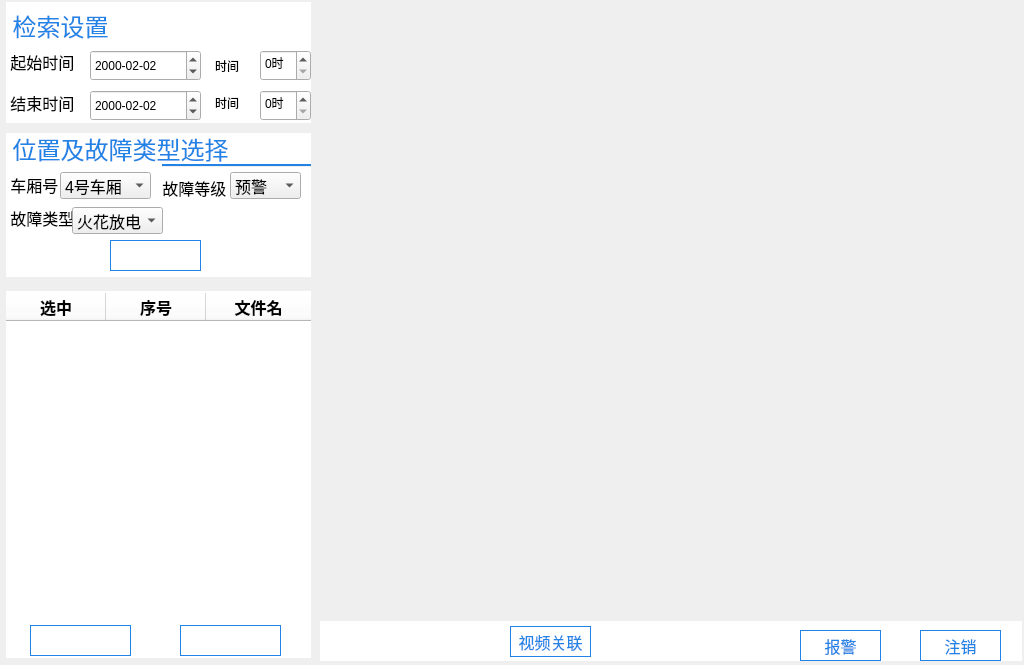
<?xml version="1.0" encoding="UTF-8"?>
<ui version="4.0">
 <class>inteAnalyWidget</class>
 <widget class="QWidget" name="inteAnalyWidget">
  <property name="geometry">
   <rect>
    <x>0</x>
    <y>0</y>
    <width>1024</width>
    <height>665</height>
   </rect>
  </property>
  <property name="windowTitle">
   <string>Form</string>
  </property>
  <widget class="QLabel" name="label_9">
   <property name="geometry">
    <rect>
     <x>6</x>
     <y>246</y>
     <width>305</width>
     <height>31</height>
    </rect>
   </property>
   <property name="font">
    <font>
     <pointsize>15</pointsize>
    </font>
   </property>
   <property name="styleSheet">
    <string notr="true"> #label_9 { 
	color: rgb(33, 131, 229);
    background-color: rgb(255, 255, 255);
  } 
 #label_9 * { 
     background-color:; 
 }</string>
   </property>
   <property name="text">
    <string/>
   </property>
  </widget>
  <widget class="QDateTimeEdit" name="dateTimeEdit_2">
   <property name="geometry">
    <rect>
     <x>90</x>
     <y>90</y>
     <width>194</width>
     <height>27</height>
    </rect>
   </property>
   <property name="locale">
    <locale language="Chinese" country="China"/>
   </property>
   <property name="buttonSymbols">
    <enum>QAbstractSpinBox::PlusMinus</enum>
   </property>
   <property name="dateTime">
    <datetime>
     <hour>0</hour>
     <minute>0</minute>
     <second>0</second>
     <year>2016</year>
     <month>1</month>
     <day>1</day>
    </datetime>
   </property>
  </widget>
  <widget class="Line" name="line_6">
   <property name="geometry">
    <rect>
     <x>6</x>
     <y>164</y>
     <width>305</width>
     <height>2</height>
    </rect>
   </property>
   <property name="styleSheet">
    <string notr="true">border-top: 1px solid  rgb(33, 131, 229); 
background-color: rgb(33, 131, 229); </string>
   </property>
   <property name="orientation">
    <enum>Qt::Horizontal</enum>
   </property>
  </widget>
  <widget class="QLabel" name="label_11">
   <property name="geometry">
    <rect>
     <x>6</x>
     <y>620</y>
     <width>305</width>
     <height>38</height>
    </rect>
   </property>
   <property name="font">
    <font>
     <pointsize>15</pointsize>
    </font>
   </property>
   <property name="styleSheet">
    <string notr="true"> #label_11 { 
    background-color: rgb(255, 255, 255);
  } 
 #label_11 * { 
     background-color:; 
 }</string>
   </property>
   <property name="text">
    <string/>
   </property>
  </widget>
  <widget class="QPushButton" name="pushButton_15">
   <property name="geometry">
    <rect>
     <x>110</x>
     <y>240</y>
     <width>91</width>
     <height>31</height>
    </rect>
   </property>
   <property name="font">
    <font>
     <pointsize>12</pointsize>
    </font>
   </property>
   <property name="styleSheet">
    <string notr="true">color: rgb(255, 255, 255);
background-image: url(:/res/anniubk.png);
border-color: rgb(33, 131, 229);
border-width: 1px;
border-style: solid;</string>
   </property>
   <property name="text">
    <string>查询</string>
   </property>
  </widget>
  <widget class="QComboBox" name="comboBox_4">
   <property name="geometry">
    <rect>
     <x>230</x>
     <y>172</y>
     <width>71</width>
     <height>27</height>
    </rect>
   </property>
   <property name="font">
    <font>
     <pointsize>12</pointsize>
    </font>
   </property>
   <item>
    <property name="text">
     <string>预警</string>
    </property>
   </item>
   <item>
    <property name="text">
     <string>告警</string>
    </property>
   </item>
   <item>
    <property name="text">
     <string>报警</string>
    </property>
   </item>
  </widget>
  <widget class="QPushButton" name="pushButton_32">
   <property name="geometry">
    <rect>
     <x>740</x>
     <y>626</y>
     <width>81</width>
     <height>31</height>
    </rect>
   </property>
   <property name="font">
    <font>
     <pointsize>12</pointsize>
    </font>
   </property>
   <property name="styleSheet">
    <string notr="true">color: rgb(33, 131, 229);
border-color: rgb(33, 131, 229);
border-width: 1px;
border-style: solid;</string>
   </property>
   <property name="text">
    <string>报警</string>
   </property>
  </widget>
  <widget class="QLabel" name="label_3">
   <property name="geometry">
    <rect>
     <x>6</x>
     <y>41</y>
     <width>305</width>
     <height>41</height>
    </rect>
   </property>
   <property name="font">
    <font>
     <pointsize>12</pointsize>
    </font>
   </property>
   <property name="styleSheet">
    <string notr="true"> #label_3 { 
	color: rgb(0, 0, 0);
    background-color: rgb(255, 255, 255);
  } 
 #label_3 * { 
     background-color:; 
 }</string>
   </property>
   <property name="text">
    <string> 起始时间</string>
   </property>
  </widget>
  <widget class="QComboBox" name="comboBox">
   <property name="geometry">
    <rect>
     <x>6</x>
     <y>170</y>
     <width>91</width>
     <height>27</height>
    </rect>
   </property>
   <item>
    <property name="text">
     <string>4号车厢</string>
    </property>
   </item>
   <item>
    <property name="text">
     <string>5号车厢</string>
    </property>
   </item>
  </widget>
  <widget class="QComboBox" name="comboBox_3">
   <property name="geometry">
    <rect>
     <x>60</x>
     <y>172</y>
     <width>91</width>
     <height>27</height>
    </rect>
   </property>
   <property name="font">
    <font>
     <pointsize>12</pointsize>
    </font>
   </property>
   <item>
    <property name="text">
     <string>4号车厢</string>
    </property>
   </item>
   <item>
    <property name="text">
     <string>5号车厢</string>
    </property>
   </item>
  </widget>
  <widget class="Line" name="line_4">
   <property name="geometry">
    <rect>
     <x>6</x>
     <y>667</y>
     <width>311</width>
     <height>2</height>
    </rect>
   </property>
   <property name="styleSheet">
    <string notr="true">border-top: 1px solid  rgb(33, 131, 229); 
background-color: rgb(33, 131, 229); </string>
   </property>
   <property name="orientation">
    <enum>Qt::Horizontal</enum>
   </property>
  </widget>
  <widget class="QPushButton" name="pushButton_8">
   <property name="geometry">
    <rect>
     <x>30</x>
     <y>625</y>
     <width>101</width>
     <height>31</height>
    </rect>
   </property>
   <property name="font">
    <font>
     <pointsize>12</pointsize>
    </font>
   </property>
   <property name="styleSheet">
    <string notr="true">color: rgb(255, 255, 255);
background-image: url(:/res/anniubk.png);
border-color: rgb(33, 131, 229);
border-width: 1px;
border-style: solid;</string>
   </property>
   <property name="text">
    <string>故障图片下载</string>
   </property>
  </widget>
  <widget class="QLabel" name="label_13">
   <property name="geometry">
    <rect>
     <x>320</x>
     <y>621</y>
     <width>702</width>
     <height>40</height>
    </rect>
   </property>
   <property name="font">
    <font>
     <pointsize>15</pointsize>
    </font>
   </property>
   <property name="styleSheet">
    <string notr="true">background-color: rgb(255, 255, 255);
</string>
   </property>
   <property name="text">
    <string/>
   </property>
  </widget>
  <widget class="QLabel" name="label_6">
   <property name="geometry">
    <rect>
     <x>6</x>
     <y>164</y>
     <width>156</width>
     <height>41</height>
    </rect>
   </property>
   <property name="font">
    <font>
     <pointsize>12</pointsize>
    </font>
   </property>
   <property name="styleSheet">
    <string notr="true"> #label_6 { 
	color: rgb(0, 0, 0);
    background-color: rgb(255, 255, 255);
  } 
 #label_6 * { 
     background-color:; 
 }</string>
   </property>
   <property name="text">
    <string> 车厢号</string>
   </property>
  </widget>
  <widget class="Line" name="line_5">
   <property name="geometry">
    <rect>
     <x>6</x>
     <y>291</y>
     <width>305</width>
     <height>2</height>
    </rect>
   </property>
   <property name="styleSheet">
    <string notr="true">border-top: 1px solid  rgb(33, 131, 229); 
background-color: rgb(33, 131, 229); </string>
   </property>
   <property name="orientation">
    <enum>Qt::Horizontal</enum>
   </property>
  </widget>
  <widget class="QPushButton" name="pushButton_17">
   <property name="geometry">
    <rect>
     <x>680</x>
     <y>620</y>
     <width>41</width>
     <height>41</height>
    </rect>
   </property>
   <property name="text">
    <string/>
   </property>
   <property name="icon">
    <iconset resource="res.qrc">
     <normaloff>:/res/next_nor.png</normaloff>:/res/next_nor.png</iconset>
   </property>
   <property name="iconSize">
    <size>
     <width>41</width>
     <height>41</height>
    </size>
   </property>
   <property name="flat">
    <bool>true</bool>
   </property>
  </widget>
  <widget class="Line" name="line_7">
   <property name="geometry">
    <rect>
     <x>6</x>
     <y>40</y>
     <width>305</width>
     <height>2</height>
    </rect>
   </property>
   <property name="styleSheet">
    <string notr="true">border-top: 1px solid  rgb(33, 131, 229); 
background-color: rgb(33, 131, 229); </string>
   </property>
   <property name="orientation">
    <enum>Qt::Horizontal</enum>
   </property>
  </widget>
  <widget class="QComboBox" name="comboBox_5">
   <property name="geometry">
    <rect>
     <x>72</x>
     <y>207</y>
     <width>91</width>
     <height>27</height>
    </rect>
   </property>
   <property name="font">
    <font>
     <pointsize>12</pointsize>
    </font>
   </property>
   <item>
    <property name="text">
     <string>火花放电</string>
    </property>
   </item>
  </widget>
  <widget class="QLabel" name="label_12">
   <property name="geometry">
    <rect>
     <x>320</x>
     <y>7</y>
     <width>700</width>
     <height>606</height>
    </rect>
   </property>
   <property name="styleSheet">
    <string notr="true">color: rgb(255, 255, 255);
background-image: url(:/res/playerbk.png);</string>
   </property>
   <property name="text">
    <string/>
   </property>
  </widget>
  <widget class="QPushButton" name="pushButton_7">
   <property name="geometry">
    <rect>
     <x>6</x>
     <y>207</y>
     <width>91</width>
     <height>31</height>
    </rect>
   </property>
   <property name="styleSheet">
    <string notr="true">color: rgb(255, 255, 255);
background-image: url(:/res/anniubk.png);
border-color: rgb(33, 131, 229);
border-width: 1px;
border-style: solid;</string>
   </property>
   <property name="text">
    <string>查询</string>
   </property>
  </widget>
  <widget class="QPushButton" name="pushButton_16">
   <property name="geometry">
    <rect>
     <x>180</x>
     <y>625</y>
     <width>101</width>
     <height>31</height>
    </rect>
   </property>
   <property name="font">
    <font>
     <pointsize>12</pointsize>
    </font>
   </property>
   <property name="styleSheet">
    <string notr="true">color: rgb(255, 255, 255);
background-image: url(:/res/anniubk.png);
border-color: rgb(33, 131, 229);
border-width: 1px;
border-style: solid;</string>
   </property>
   <property name="text">
    <string>故障参数配置</string>
   </property>
  </widget>
  <widget class="QPushButton" name="pushButton_11">
   <property name="geometry">
    <rect>
     <x>610</x>
     <y>620</y>
     <width>41</width>
     <height>41</height>
    </rect>
   </property>
   <property name="text">
    <string/>
   </property>
   <property name="icon">
    <iconset resource="res.qrc">
     <normaloff>:/res/prev_nor.png</normaloff>:/res/prev_nor.png</iconset>
   </property>
   <property name="iconSize">
    <size>
     <width>41</width>
     <height>41</height>
    </size>
   </property>
   <property name="flat">
    <bool>true</bool>
   </property>
  </widget>
  <widget class="QLabel" name="label_4">
   <property name="geometry">
    <rect>
     <x>6</x>
     <y>82</y>
     <width>305</width>
     <height>41</height>
    </rect>
   </property>
   <property name="font">
    <font>
     <pointsize>12</pointsize>
    </font>
   </property>
   <property name="styleSheet">
    <string notr="true"> #label_4 { 
	color: rgb(0, 0, 0);
    background-color: rgb(255, 255, 255);
  } 
 #label_4 * { 
     background-color:; 
 }</string>
   </property>
   <property name="text">
    <string> 结束时间</string>
   </property>
  </widget>
  <widget class="QPushButton" name="startTimeSetPushButton">
   <property name="geometry">
    <rect>
     <x>275</x>
     <y>52</y>
     <width>21</width>
     <height>21</height>
    </rect>
   </property>
   <property name="styleSheet">
    <string notr="true">border-image: url(:/res/time_set.png);</string>
   </property>
   <property name="text">
    <string/>
   </property>
  </widget>
  <widget class="QLabel" name="label_5">
   <property name="geometry">
    <rect>
     <x>6</x>
     <y>133</y>
     <width>305</width>
     <height>31</height>
    </rect>
   </property>
   <property name="font">
    <font>
     <pointsize>18</pointsize>
    </font>
   </property>
   <property name="styleSheet">
    <string notr="true"> #label_5 { 
	color: rgb(33, 131, 229);
    background-color: rgb(255, 255, 255);
  } 
 #label_5 * { 
     background-color:; 
 }</string>
   </property>
   <property name="text">
    <string> 位置及故障类型选择</string>
   </property>
  </widget>
  <widget class="QLabel" name="label_14">
   <property name="geometry">
    <rect>
     <x>6</x>
     <y>197</y>
     <width>155</width>
     <height>41</height>
    </rect>
   </property>
   <property name="font">
    <font>
     <pointsize>12</pointsize>
    </font>
   </property>
   <property name="styleSheet">
    <string notr="true"> #label_14 { 
	color: rgb(0, 0, 0);
    background-color: rgb(255, 255, 255);
  } 
 #label_14 * { 
     background-color:; 
 }</string>
   </property>
   <property name="text">
    <string> 故障类型</string>
   </property>
  </widget>
  <widget class="QTableWidget" name="recordFileTableWidget">
   <property name="geometry">
    <rect>
     <x>6</x>
     <y>293</y>
     <width>305</width>
     <height>301</height>
    </rect>
   </property>
   <property name="font">
    <font>
     <pointsize>12</pointsize>
    </font>
   </property>
   <property name="styleSheet">
    <string notr="true">border-style: none;
background-color: rgb(255, 255, 255);</string>
   </property>
   <property name="showGrid">
    <bool>false</bool>
   </property>
   <property name="columnCount">
    <number>3</number>
   </property>
   <attribute name="horizontalHeaderCascadingSectionResizes">
    <bool>false</bool>
   </attribute>
   <attribute name="horizontalHeaderDefaultSectionSize">
    <number>100</number>
   </attribute>
   <attribute name="horizontalHeaderShowSortIndicator" stdset="0">
    <bool>false</bool>
   </attribute>
   <attribute name="horizontalHeaderStretchLastSection">
    <bool>true</bool>
   </attribute>
   <attribute name="verticalHeaderVisible">
    <bool>false</bool>
   </attribute>
   <column>
    <property name="text">
     <string>选中</string>
    </property>
    <property name="font">
     <font>
      <pointsize>12</pointsize>
      <weight>75</weight>
      <bold>true</bold>
     </font>
    </property>
    <property name="textAlignment">
     <set>AlignCenter</set>
    </property>
    <property name="background">
     <color>
      <red>220</red>
      <green>220</green>
      <blue>220</blue>
     </color>
    </property>
   </column>
   <column>
    <property name="text">
     <string>序号</string>
    </property>
    <property name="font">
     <font>
      <pointsize>12</pointsize>
      <weight>75</weight>
      <bold>true</bold>
     </font>
    </property>
    <property name="textAlignment">
     <set>AlignCenter</set>
    </property>
    <property name="background">
     <color>
      <red>220</red>
      <green>220</green>
      <blue>220</blue>
     </color>
    </property>
   </column>
   <column>
    <property name="text">
     <string>文件名</string>
    </property>
    <property name="font">
     <font>
      <pointsize>12</pointsize>
      <weight>75</weight>
      <bold>true</bold>
     </font>
    </property>
    <property name="textAlignment">
     <set>AlignCenter</set>
    </property>
    <property name="background">
     <color>
      <red>220</red>
      <green>220</green>
      <blue>220</blue>
     </color>
    </property>
   </column>
  </widget>
  <widget class="QLabel" name="label_8">
   <property name="geometry">
    <rect>
     <x>6</x>
     <y>205</y>
     <width>305</width>
     <height>41</height>
    </rect>
   </property>
   <property name="font">
    <font>
     <pointsize>15</pointsize>
    </font>
   </property>
   <property name="styleSheet">
    <string notr="true"> #label_8 { 
    background-color: rgb(255, 255, 255);
  } 
 #label_8 * { 
     background-color:; 
 }</string>
   </property>
   <property name="text">
    <string/>
   </property>
  </widget>
  <widget class="QLabel" name="label_10">
   <property name="geometry">
    <rect>
     <x>6</x>
     <y>291</y>
     <width>305</width>
     <height>331</height>
    </rect>
   </property>
   <property name="font">
    <font>
     <pointsize>18</pointsize>
    </font>
   </property>
   <property name="styleSheet">
    <string notr="true"> #label_10 { 
    background-color: rgb(255, 255, 255);
  } 
 #label_10 * { 
     background-color:; 
 }</string>
   </property>
   <property name="text">
    <string/>
   </property>
  </widget>
  <widget class="QLabel" name="label_2">
   <property name="geometry">
    <rect>
     <x>6</x>
     <y>2</y>
     <width>305</width>
     <height>46</height>
    </rect>
   </property>
   <property name="font">
    <font>
     <pointsize>18</pointsize>
    </font>
   </property>
   <property name="styleSheet">
    <string notr="true"> #label_2 { 
	color: rgb(33, 131, 229);
    background-color: rgb(255, 255, 255);
  } 
 #label_2 * { 
     background-color:; 
 }</string>
   </property>
   <property name="text">
    <string> 检索设置</string>
   </property>
  </widget>
  <widget class="QLabel" name="label_7">
   <property name="geometry">
    <rect>
     <x>158</x>
     <y>167</y>
     <width>153</width>
     <height>41</height>
    </rect>
   </property>
   <property name="font">
    <font>
     <pointsize>12</pointsize>
    </font>
   </property>
   <property name="styleSheet">
    <string notr="true"> #label_7 { 
	color: rgb(0, 0, 0);
    background-color: rgb(255, 255, 255);
  } 
 #label_7 * { 
     background-color:; 
 }</string>
   </property>
   <property name="text">
    <string> 故障等级</string>
   </property>
  </widget>
  <widget class="QPushButton" name="pushButton_33">
   <property name="geometry">
    <rect>
     <x>510</x>
     <y>626</y>
     <width>81</width>
     <height>31</height>
    </rect>
   </property>
   <property name="font">
    <font>
     <pointsize>12</pointsize>
    </font>
   </property>
   <property name="styleSheet">
    <string notr="true">color: rgb(33, 131, 229);
border-color: rgb(33, 131, 229);
border-width: 1px;
border-style: solid;</string>
   </property>
   <property name="text">
    <string>视频关联</string>
   </property>
  </widget>
  <widget class="QDateEdit" name="EnddateEdit">
   <property name="geometry">
    <rect>
     <x>90</x>
     <y>90</y>
     <width>111</width>
     <height>31</height>
    </rect>
   </property>
   <property name="keyboardTracking">
    <bool>false</bool>
   </property>
   <property name="displayFormat">
    <string>yyyy-MM-dd</string>
   </property>
   <property name="date">
    <date>
     <year>2000</year>
     <month>2</month>
     <day>2</day>
    </date>
   </property>
  </widget>
  <widget class="QTimeEdit" name="StarttimeEdit">
   <property name="geometry">
    <rect>
     <x>260</x>
     <y>50</y>
     <width>51</width>
     <height>31</height>
    </rect>
   </property>
   <property name="displayFormat">
    <string>h时</string>
   </property>
  </widget>
  <widget class="QTimeEdit" name="EndtimeEdit">
   <property name="geometry">
    <rect>
     <x>260</x>
     <y>90</y>
     <width>51</width>
     <height>31</height>
    </rect>
   </property>
   <property name="displayFormat">
    <string>h时</string>
   </property>
  </widget>
  <widget class="QDateEdit" name="StartdateEdit">
   <property name="geometry">
    <rect>
     <x>90</x>
     <y>50</y>
     <width>111</width>
     <height>31</height>
    </rect>
   </property>
   <property name="keyboardTracking">
    <bool>false</bool>
   </property>
   <property name="displayFormat">
    <string>yyyy-MM-dd</string>
   </property>
   <property name="date">
    <date>
     <year>2000</year>
     <month>2</month>
     <day>2</day>
    </date>
   </property>
  </widget>
  <widget class="QLabel" name="label_15">
   <property name="geometry">
    <rect>
     <x>215</x>
     <y>92</y>
     <width>41</width>
     <height>21</height>
    </rect>
   </property>
   <property name="text">
    <string>时间</string>
   </property>
  </widget>
  <widget class="QLabel" name="label">
   <property name="geometry">
    <rect>
     <x>215</x>
     <y>55</y>
     <width>41</width>
     <height>21</height>
    </rect>
   </property>
   <property name="text">
    <string>时间</string>
   </property>
  </widget>
  <widget class="QPushButton" name="pushButton_34">
   <property name="geometry">
    <rect>
     <x>800</x>
     <y>630</y>
     <width>81</width>
     <height>31</height>
    </rect>
   </property>
   <property name="font">
    <font>
     <pointsize>12</pointsize>
    </font>
   </property>
   <property name="styleSheet">
    <string notr="true">color: rgb(33, 131, 229);
border-color: rgb(33, 131, 229);
border-width: 1px;
border-style: solid;</string>
   </property>
   <property name="text">
    <string>报警</string>
   </property>
  </widget>
  <widget class="QPushButton" name="canselPushButton">
   <property name="geometry">
    <rect>
     <x>920</x>
     <y>630</y>
     <width>81</width>
     <height>31</height>
    </rect>
   </property>
   <property name="font">
    <font>
     <pointsize>12</pointsize>
    </font>
   </property>
   <property name="styleSheet">
    <string notr="true">color: rgb(33, 131, 229);
border-color: rgb(33, 131, 229);
border-width: 1px;
border-style: solid;</string>
   </property>
   <property name="text">
    <string>注销</string>
   </property>
  </widget>
  <zorder>dateTimeEdit_2</zorder>
  <zorder>label_8</zorder>
  <zorder>label_9</zorder>
  <zorder>line_6</zorder>
  <zorder>label_11</zorder>
  <zorder>pushButton_15</zorder>
  <zorder>pushButton_32</zorder>
  <zorder>label_3</zorder>
  <zorder>comboBox</zorder>
  <zorder>line_4</zorder>
  <zorder>label_13</zorder>
  <zorder>label_6</zorder>
  <zorder>line_5</zorder>
  <zorder>pushButton_17</zorder>
  <zorder>line_7</zorder>
  <zorder>label_12</zorder>
  <zorder>pushButton_7</zorder>
  <zorder>pushButton_16</zorder>
  <zorder>pushButton_11</zorder>
  <zorder>label_4</zorder>
  <zorder>startTimeSetPushButton</zorder>
  <zorder>label_5</zorder>
  <zorder>label_14</zorder>
  <zorder>label_10</zorder>
  <zorder>label_2</zorder>
  <zorder>label_7</zorder>
  <zorder>pushButton_33</zorder>
  <zorder>comboBox_4</zorder>
  <zorder>comboBox_5</zorder>
  <zorder>comboBox_3</zorder>
  <zorder>pushButton_8</zorder>
  <zorder>recordFileTableWidget</zorder>
  <zorder>StarttimeEdit</zorder>
  <zorder>EndtimeEdit</zorder>
  <zorder>StartdateEdit</zorder>
  <zorder>EnddateEdit</zorder>
  <zorder>label_15</zorder>
  <zorder>label</zorder>
  <zorder>pushButton_34</zorder>
  <zorder>canselPushButton</zorder>
 </widget>
 <resources>
  <include location="res.qrc"/>
 </resources>
 <connections/>
</ui>
